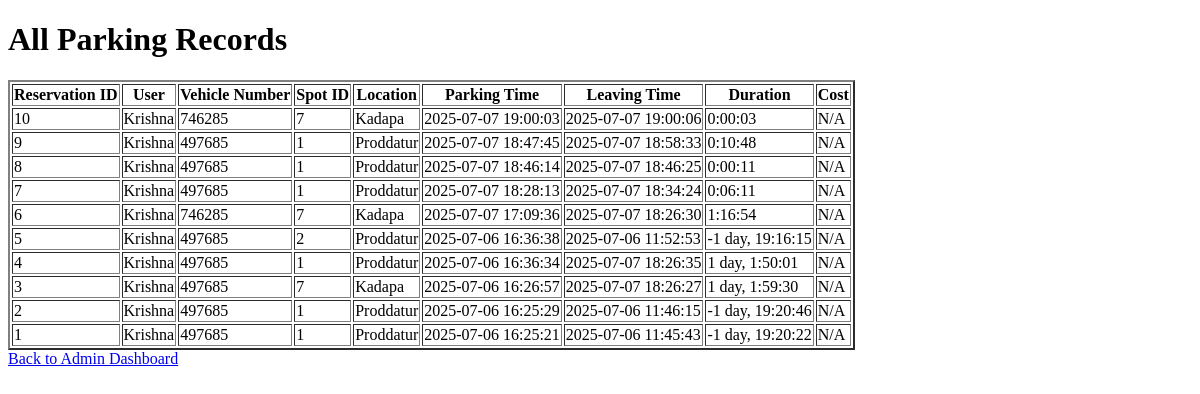
The app's page /all_parking_records (signed in), older data.
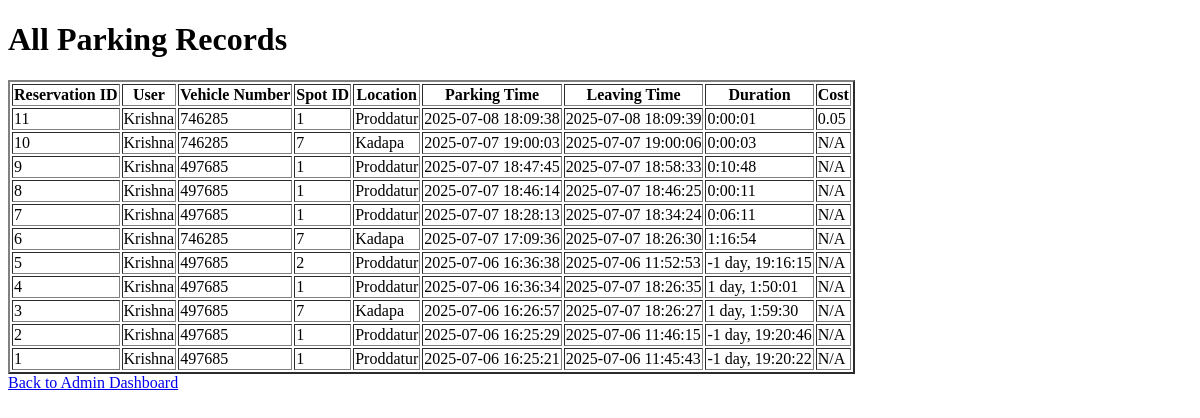
The same page, newer data.
### tables this page shows
CREATE TABLE Reservations(
        Reservation_ID INTEGER PRIMARY KEY,
        Spot_ID INTEGER,
        User_ID INTEGER,
        Vehicle_number TEXT,
        Parking_time TEXT,
        Leaving_time TEXT,
        Parking_cost INTEGER,
        FOREIGN KEY (Spot_ID) REFERENCES Parking_spots(Spot_ID),
        FOREIGN KEY (User_ID) REFERENCES User(User_ID)
    );

CREATE TABLE User(
        user_ID INTEGER PRIMARY KEY,
        username TEXT,
        email VARCHAR,
        password VARCHAR,
        full_name TEXT,
        address TEXT,
        pincode INTEGER,
        role TEXT
    );

CREATE TABLE Parking_spots(
        Spot_ID INTEGER PRIMARY KEY,
        Lot_ID INTEGER,
        status TEXT,
        FOREIGN KEY (Lot_ID) REFERENCES Parking_Lots(Lot_ID)
    );

CREATE TABLE Parking_Lots(
        Lot_ID INTEGER PRIMARY KEY,
        Location_name TEXT,
        Price INTEGER,
        Address TEXT,
        Pincode INTEGER,
        no_of_spots INTEGER
    );

### app.py (the view)
@app.route("/all_parking_records")
def all_parking_records():
    if "role" not in session or session["role"]!="admin":
        return redirect("/Login")
    connection=sqlite3.connect("database.db")
    cursor=connection.cursor()
    cursor.execute("""SELECT r.Reservation_ID , u.full_name , r.vehicle_number , r.parking_time , r.leaving_time , r.parking_cost , ps.Spot_ID , pl.Location_name FROM Reservations r JOIN User u ON r.User_ID = u.User_ID JOIN Parking_spots ps ON r.Spot_ID = ps.Spot_ID JOIN Parking_Lots pl ON ps.Lot_ID = pl.Lot_ID ORDER BY r.Reservation_ID DESC""")
    records=cursor.fetchall()
    connection.close()
    records_with_duration = []
    for r in records:
        parking_time = datetime.strptime(r[3], "%Y-%m-%d %H:%M:%S")
        leaving_time = datetime.strptime(r[4], "%Y-%m-%d %H:%M:%S") if r[4] else None
        duration = str(leaving_time - parking_time) if leaving_time else "Still Parked"
        records_with_duration.append(r + (duration,))
    return render_template("all_parking_records.html",records=records_with_duration)

### templates/all_parking_records.html (shortened to what this page needs)
<!DOCTYPE html>
<html>
    <head>
    </head>
    <body>
        <h1>All Parking Records</h1>
        {% if records and records|length > 0 %}
        <table border="2">
            <tr>
                <th>Reservation ID</th>
                <th>User</th>
                <th>Vehicle Number</th>
                <th>Spot ID</th>
                <th>Location</th>
                <th>Parking Time</th>
                <th>Leaving Time</th>
                <th>Duration</th>
                <th>Cost</th>
            </tr>
            {% for R in records %}
            <tr>
                <td>{{ R[0] }}</td>
                <td>{{ R[1] }}</td>
                <td>{{ R[2] }}</td>
                <td>{{ R[6] }}</td>
                <td>{{ R[7] }}</td>
                <td>{{ R[3] }}</td>
                <td>{{ R[4] if R[4] else "Still Parked" }}</td>
                <td>{{ R[8] }}</td>
                <td>{{ R[5] if R[5] else "N/A" }}</td>
            </tr>
            {% endfor %}
        </table>
        {% else %}
        <p>No Parking Records found</p>
        {% endif %}
        <a href="/admin_dashboard">Back to Admin Dashboard</a>
    </body>
</html>

Row changes from the older to the newer data that the page shows:
added Reservations: Reservation_ID "11", full_name "Krishna", Vehicle_number "746285", Spot_ID "1", Location_name "Proddatur", Parking_time "2025-07-08 18:09:38", Leaving_time "2025-07-08 18:09:39", R "0:00:01", Parking_cost "0.05"
